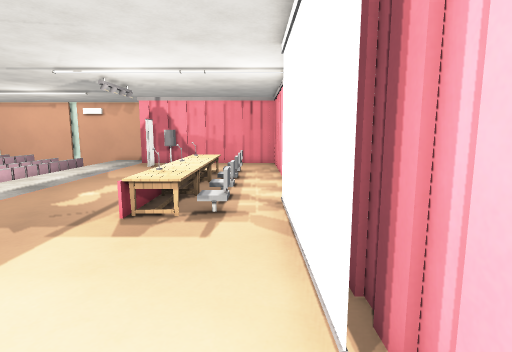
view 1 (above)

19 first-person views from a walk through a level from a Godot 3-D game. The camera is 1.3 m above the floor, tilts 8° down and sees 80° across. The floor is counted in squares, 0.5 m on a side. Each view is taken from the middle of a square. On the plan, view 1 faces up. The plan holds only what a view shows up to about 20 squares ahead; the rest is blank. The place goes on beyond the plan. Surface patterns are stand-ins for the level's own textures.

view 2
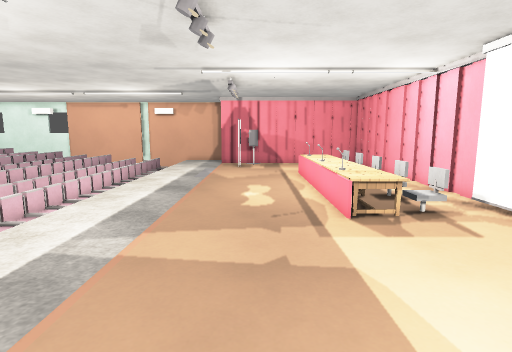

view 3
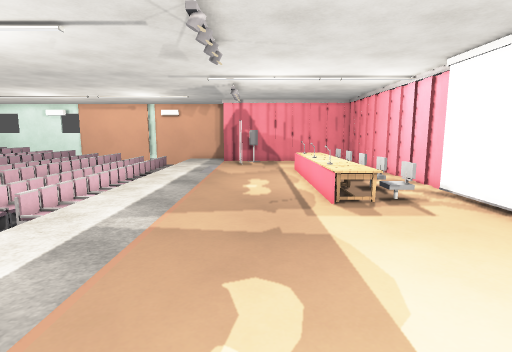

view 4
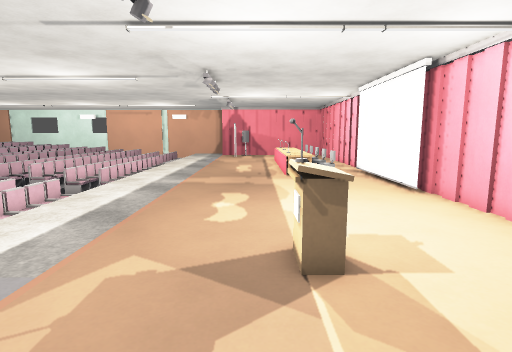

view 5
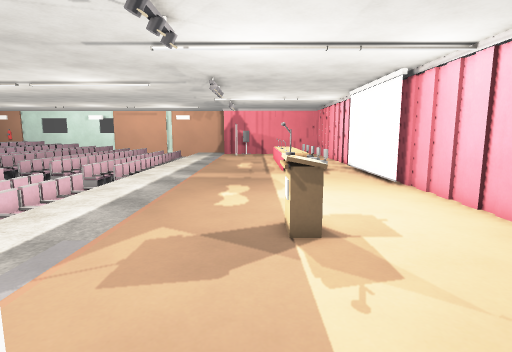

view 6
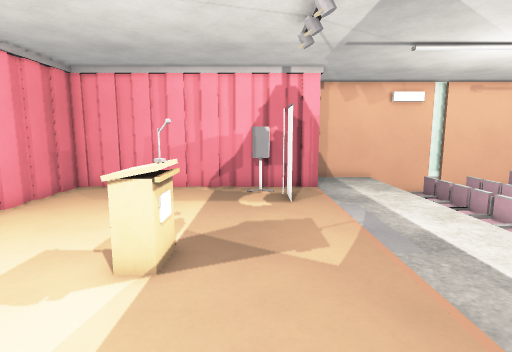

view 7
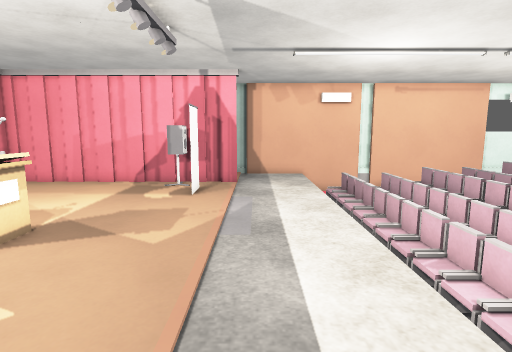

view 8
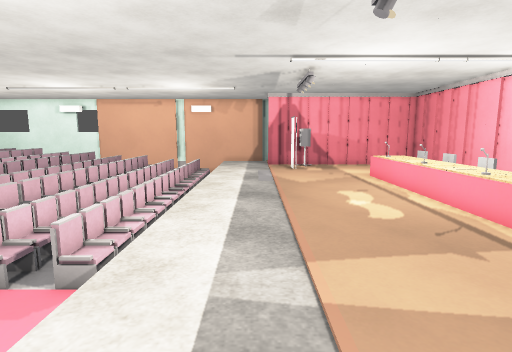

view 9
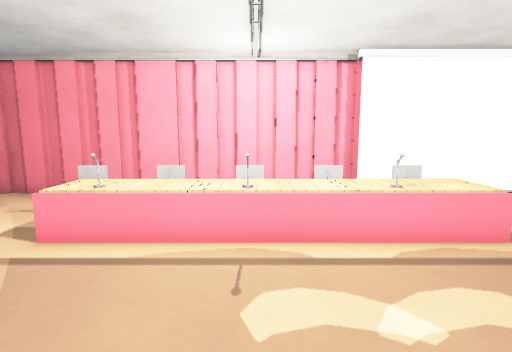

view 10
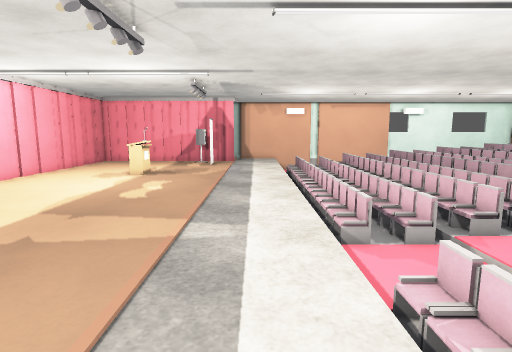

view 11
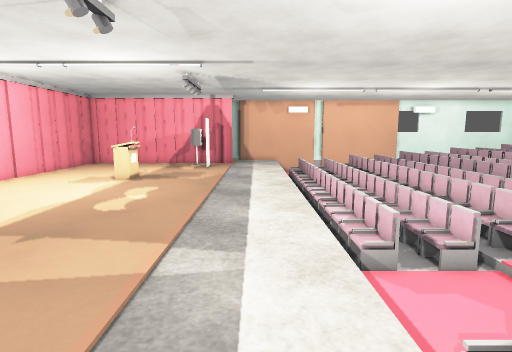

view 12
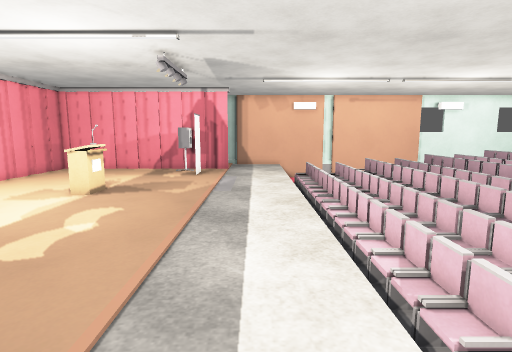

view 13
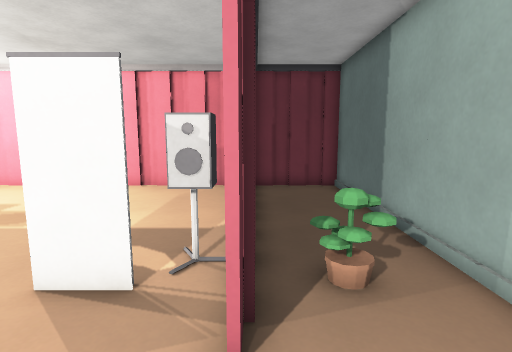

view 14
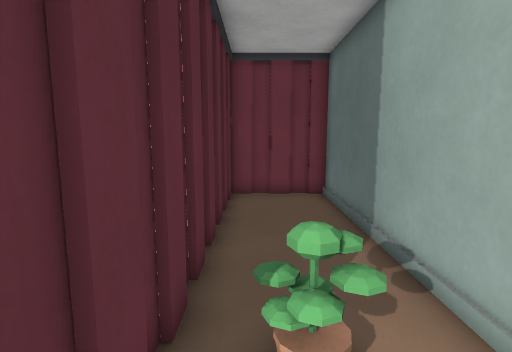

view 15
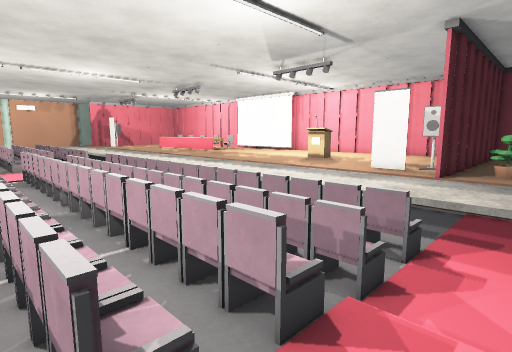

view 16
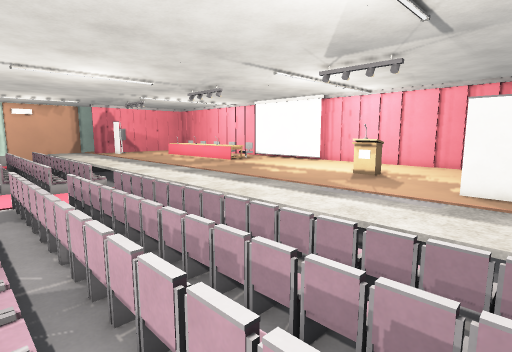

view 17
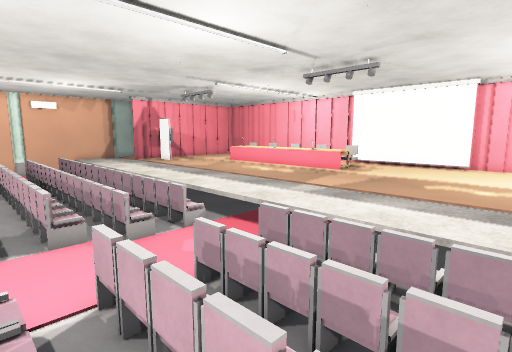

view 18
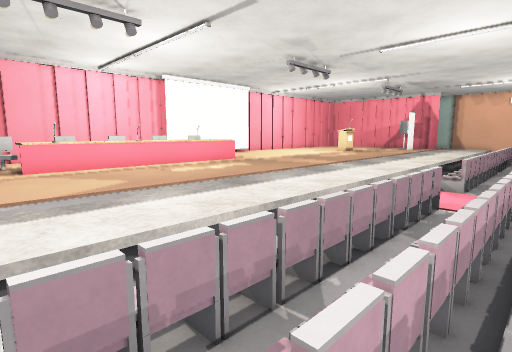

view 19
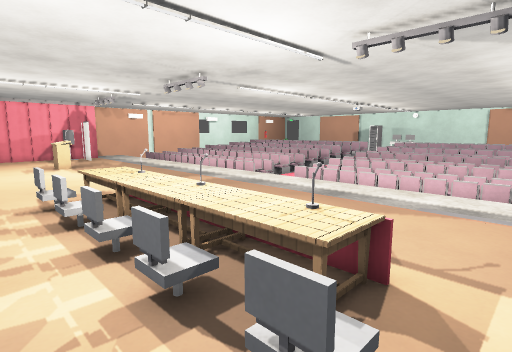

### Floor plan
Key: @ floor where view 1 was taken; # wall or solid block; . main floor; - floor 0.5 m lower than the main floor; / step, stairs or slope; = window, fence, low wall or low ledge; C chair; E desk; B banner; S speaker; P plant; O other object.
Columns run from 23 left of view 1 to 2 right of it. Each row starts with its distance up from view 1.
 22     -  ///............. .#
 21      O ///............C  #
 20      O////.........=EEO..#
 19    = =/=//.........EEE...#
 18  = =-=/=//.........EEEC..#
 17  /-.-O////.........EEE...#
 16  =-=-=/=//.........EEE...#
 15  /-.-O////.........EEEC..#
 14   -=-=/=//.........EEE...#
 13   -=-= =//.........=EEO..#
 12   -.-O ///.........EEEC..#
 11   -.-O////.........EEE..##
 10  /-.-/////.........EEEO.#
  9  /-.-/////.........=E...#
  8          ...............#
  7          ...............#
  6          ...............#
  5  /---/////..............#
  4  /-.-O////..............##
  3  .-.-O////..............##
  2   -.-O////...............#
  1  .-=-=/=//...............#
  0 #=-= =/=//.............@.#
 -1  /-. O ///...............#
 -2  =-= = =//...............#
 -3  /-. O ///........O......#
 -4   -= = =//........OO.....#
 -5 #=-= = =//........O......#
 -6  .-. O////...............#
 -7  .-. O////...............#
 -8  /-.-/////...............#
 -9  /-.-/////...............#
-10 #.-.-O////.....B.........#
-11  .-. O////.....BS........#
-12  .-. O////.....SS........#
-13 #.-.-O////...#############
-14  --------......P.........#
-15    ------......P.........#
-16 /   -----................#
-17 ##########################

Positions as (right, up) in squares from view 1, and headings:
1: (0, 0), facing up
2: (-7, 0), facing up
3: (-7, -2), facing up
4: (-6, -10), facing up
5: (-6, -12), facing up
6: (-7, 2), facing down
7: (-11, 3), facing down
8: (-11, 2), facing up
9: (-11, 15), facing right
10: (-12, 15), facing down
11: (-12, 13), facing down
12: (-12, 9), facing down
13: (-13, -13), facing right
14: (-11, -14), facing right
15: (-23, -16), facing up-right
16: (-22, -12), facing up-right
17: (-22, -1), facing up-right
18: (-19, 22), facing down-right
19: (1, 22), facing down-left
